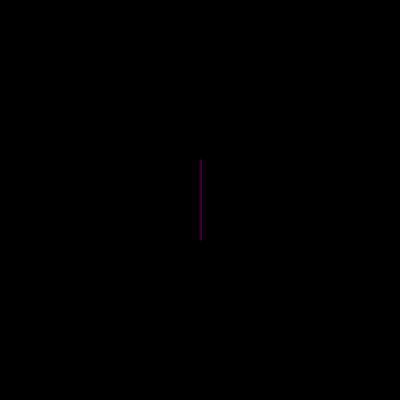
Frame 1 (no input)
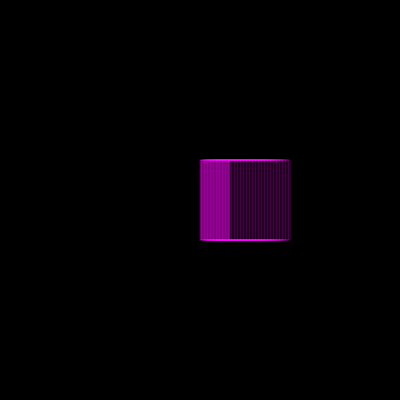
Frame 60 (no input)
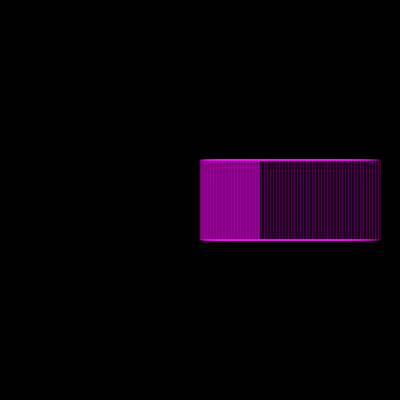
Frame 120 (the mouse pressed at the canvas centre since frame 60)

The p5.js sketch that drew these frames (run headless with seeded random() and noise() and a simulated clock; from frame 60 on, the mouse is pressed at the canvas centre):

// p5.js sketch
// ── sketch.js
let angle = 0;
let x = 0;
let y = 0;

function setup() {
  createCanvas(400, 400);
  background(0);
}

function draw() {
  angle = angle + 72;
  x++;
  y++;
  
  translate(width/2, height/2);
  //rotate(radians(frameCount));
  noFill();
  stroke(255,0,255,70);
  rectMode(CENTER);
  rect(x, 0, y, 80);
}
